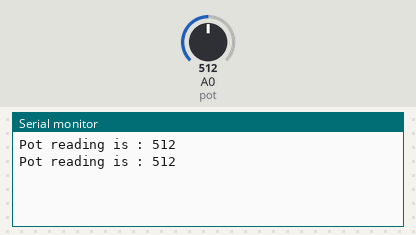
This sketch was run on a simulated Arduino Uno, built with avr-gcc and run on an emulated ATmega328P. On the bench: the last lines printed to the serial monitor. Inputs (shaded band) come from the test bench; at power-on: A0 (pot) = 512.

Above: at 1.8 s.
1.9 s: A0 (pot) set to 716
At 2.8 s:
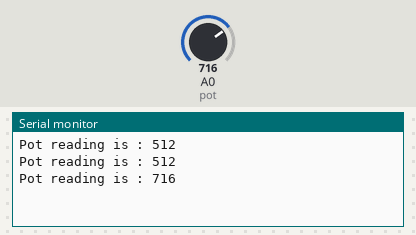
3.4 s: A0 (pot) set to 900
At 4.4 s:
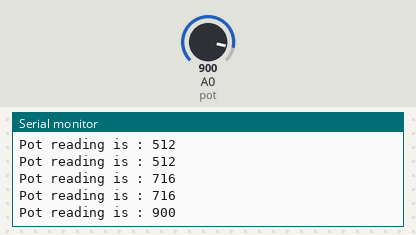
Timing chart, 0 to 6.4 s (numbered marks = the images above; inputs shaded):
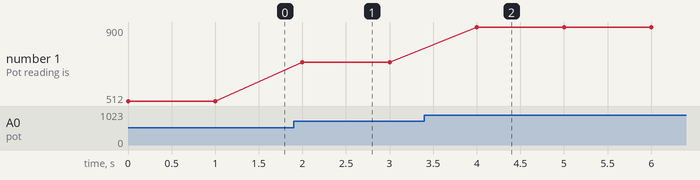

Measured:
- after the input at 1.9 s, the serial monitor: prints a new line after 0.10 s (image 1)
- after the input at 3.4 s, the serial monitor: prints a new line after 0.60 s (image 2)
- plotted number 1: 512 → 716 after the input at 1.9 s, 716 → 900 after the input at 3.4 s

The sketch:

PotOperartingRange.ino
```cpp
void setup() {
  Serial.begin(9600); // begin the serial communication with speed 9600b/s


}

void loop() {// mqin body
  int Pot =analogRead(A0);// to sense the raeding of the pot and return digital output

Serial.print("Pot reading is : ");
Serial.println(Pot);    // print value
delay(1000); // waiting time
}
```
